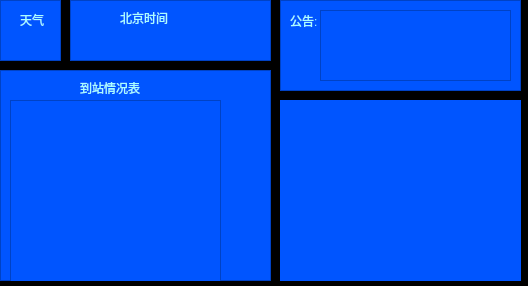
<?xml version="1.0" encoding="UTF-8"?>
<ui version="4.0">
 <class>Widget</class>
 <widget class="QWidget" name="Widget">
  <property name="geometry">
   <rect>
    <x>0</x>
    <y>0</y>
    <width>528</width>
    <height>286</height>
   </rect>
  </property>
  <property name="windowTitle">
   <string>Widget</string>
  </property>
  <property name="styleSheet">
   <string notr="true">QWidget{background-color:black;}</string>
  </property>
  <widget class="QFrame" name="map_w">
   <property name="geometry">
    <rect>
     <x>280</x>
     <y>100</y>
     <width>241</width>
     <height>181</height>
    </rect>
   </property>
   <property name="styleSheet">
    <string notr="true">QFrame {background-color:rgb(0, 85, 255);}
</string>
   </property>
   <property name="frameShape">
    <enum>QFrame::StyledPanel</enum>
   </property>
   <property name="frameShadow">
    <enum>QFrame::Raised</enum>
   </property>
   <widget class="QLabel" name="l_map">
    <property name="geometry">
     <rect>
      <x>0</x>
      <y>0</y>
      <width>241</width>
      <height>181</height>
     </rect>
    </property>
    <property name="styleSheet">
     <string notr="true">QLabel {color:rgb(170, 255, 255)}</string>
    </property>
    <property name="text">
     <string>&lt;html&gt;&lt;head/&gt;&lt;body&gt;&lt;p&gt;&lt;img src=&quot;:/timg.jpg&quot;/&gt;&lt;/p&gt;&lt;/body&gt;&lt;/html&gt;</string>
    </property>
   </widget>
  </widget>
  <widget class="QFrame" name="weather_w">
   <property name="geometry">
    <rect>
     <x>0</x>
     <y>0</y>
     <width>61</width>
     <height>61</height>
    </rect>
   </property>
   <property name="styleSheet">
    <string notr="true">QFrame {background-color:rgb(0, 85, 255);}
</string>
   </property>
   <property name="frameShape">
    <enum>QFrame::StyledPanel</enum>
   </property>
   <property name="frameShadow">
    <enum>QFrame::Raised</enum>
   </property>
   <widget class="QLabel" name="l_show_weather">
    <property name="geometry">
     <rect>
      <x>20</x>
      <y>30</y>
      <width>31</width>
      <height>21</height>
     </rect>
    </property>
    <property name="styleSheet">
     <string notr="true">QLabel {color:rgb(170, 255, 255)}</string>
    </property>
    <property name="text">
     <string/>
    </property>
   </widget>
   <widget class="QLabel" name="l_weather">
    <property name="geometry">
     <rect>
      <x>20</x>
      <y>10</y>
      <width>31</width>
      <height>20</height>
     </rect>
    </property>
    <property name="styleSheet">
     <string notr="true">QLabel {color:rgb(170, 255, 255)}</string>
    </property>
    <property name="text">
     <string>天气</string>
    </property>
   </widget>
  </widget>
  <widget class="QFrame" name="time_w">
   <property name="geometry">
    <rect>
     <x>70</x>
     <y>0</y>
     <width>201</width>
     <height>61</height>
    </rect>
   </property>
   <property name="styleSheet">
    <string notr="true">QFrame {background-color:rgb(0, 85, 255);}
</string>
   </property>
   <property name="frameShape">
    <enum>QFrame::StyledPanel</enum>
   </property>
   <property name="frameShadow">
    <enum>QFrame::Raised</enum>
   </property>
   <widget class="QLabel" name="l_time">
    <property name="geometry">
     <rect>
      <x>50</x>
      <y>10</y>
      <width>61</width>
      <height>16</height>
     </rect>
    </property>
    <property name="styleSheet">
     <string notr="true">QLabel {color:rgb(170, 255, 255)}</string>
    </property>
    <property name="text">
     <string>北京时间</string>
    </property>
   </widget>
   <widget class="QLabel" name="l_show_time">
    <property name="geometry">
     <rect>
      <x>10</x>
      <y>30</y>
      <width>151</width>
      <height>21</height>
     </rect>
    </property>
    <property name="styleSheet">
     <string notr="true">QLabel {color:rgb(170, 255, 255)}</string>
    </property>
    <property name="text">
     <string/>
    </property>
   </widget>
  </widget>
  <widget class="QFrame" name="notice_w">
   <property name="geometry">
    <rect>
     <x>280</x>
     <y>0</y>
     <width>241</width>
     <height>91</height>
    </rect>
   </property>
   <property name="styleSheet">
    <string notr="true">QFrame {background-color:rgb(0, 85, 255);}
</string>
   </property>
   <property name="frameShape">
    <enum>QFrame::StyledPanel</enum>
   </property>
   <property name="frameShadow">
    <enum>QFrame::Raised</enum>
   </property>
   <widget class="QLabel" name="l_notice">
    <property name="geometry">
     <rect>
      <x>10</x>
      <y>10</y>
      <width>31</width>
      <height>21</height>
     </rect>
    </property>
    <property name="styleSheet">
     <string notr="true">QLabel {color:rgb(170, 255, 255)}</string>
    </property>
    <property name="text">
     <string>公告:</string>
    </property>
   </widget>
   <widget class="QTextBrowser" name="text_notice_content">
    <property name="geometry">
     <rect>
      <x>40</x>
      <y>10</y>
      <width>191</width>
      <height>71</height>
     </rect>
    </property>
    <property name="styleSheet">
     <string notr="true">QTextBrowser {color:rgb(170, 255, 255)}</string>
    </property>
    <property name="html">
     <string>&lt;!DOCTYPE HTML PUBLIC &quot;-//W3C//DTD HTML 4.0//EN&quot; &quot;http://www.w3.org/TR/REC-html40/strict.dtd&quot;&gt;
&lt;html&gt;&lt;head&gt;&lt;meta name=&quot;qrichtext&quot; content=&quot;1&quot; /&gt;&lt;style type=&quot;text/css&quot;&gt;
p, li { white-space: pre-wrap; }
&lt;/style&gt;&lt;/head&gt;&lt;body style=&quot; font-family:'SimSun'; font-size:9pt; font-weight:400; font-style:normal;&quot;&gt;
&lt;p style=&quot;-qt-paragraph-type:empty; margin-top:0px; margin-bottom:0px; margin-left:0px; margin-right:0px; -qt-block-indent:0; text-indent:0px;&quot;&gt;&lt;br /&gt;&lt;/p&gt;&lt;/body&gt;&lt;/html&gt;</string>
    </property>
   </widget>
  </widget>
  <widget class="QFrame" name="currentBusLocation_w">
   <property name="geometry">
    <rect>
     <x>0</x>
     <y>70</y>
     <width>271</width>
     <height>211</height>
    </rect>
   </property>
   <property name="styleSheet">
    <string notr="true">QFrame {background-color:rgb(0, 85, 255);}
</string>
   </property>
   <property name="frameShape">
    <enum>QFrame::StyledPanel</enum>
   </property>
   <property name="frameShadow">
    <enum>QFrame::Raised</enum>
   </property>
   <widget class="QLabel" name="l_currentBusInfo">
    <property name="geometry">
     <rect>
      <x>80</x>
      <y>10</y>
      <width>61</width>
      <height>16</height>
     </rect>
    </property>
    <property name="styleSheet">
     <string notr="true">QLabel {color:rgb(170, 255, 255)}</string>
    </property>
    <property name="text">
     <string>到站情况表</string>
    </property>
   </widget>
   <widget class="QTextBrowser" name="textBrowser">
    <property name="geometry">
     <rect>
      <x>10</x>
      <y>30</y>
      <width>211</width>
      <height>201</height>
     </rect>
    </property>
    <property name="styleSheet">
     <string notr="true">QTextBrowser {color:rgb(170, 255, 255)}</string>
    </property>
    <property name="html">
     <string>&lt;!DOCTYPE HTML PUBLIC &quot;-//W3C//DTD HTML 4.0//EN&quot; &quot;http://www.w3.org/TR/REC-html40/strict.dtd&quot;&gt;
&lt;html&gt;&lt;head&gt;&lt;meta name=&quot;qrichtext&quot; content=&quot;1&quot; /&gt;&lt;style type=&quot;text/css&quot;&gt;
p, li { white-space: pre-wrap; }
&lt;/style&gt;&lt;/head&gt;&lt;body style=&quot; font-family:'SimSun'; font-size:9pt; font-weight:400; font-style:normal;&quot;&gt;
&lt;p style=&quot;-qt-paragraph-type:empty; margin-top:0px; margin-bottom:0px; margin-left:0px; margin-right:0px; -qt-block-indent:0; text-indent:0px;&quot;&gt;&lt;br /&gt;&lt;/p&gt;&lt;/body&gt;&lt;/html&gt;</string>
    </property>
   </widget>
  </widget>
 </widget>
 <layoutdefault spacing="6" margin="11"/>
 <resources/>
 <connections/>
</ui>
